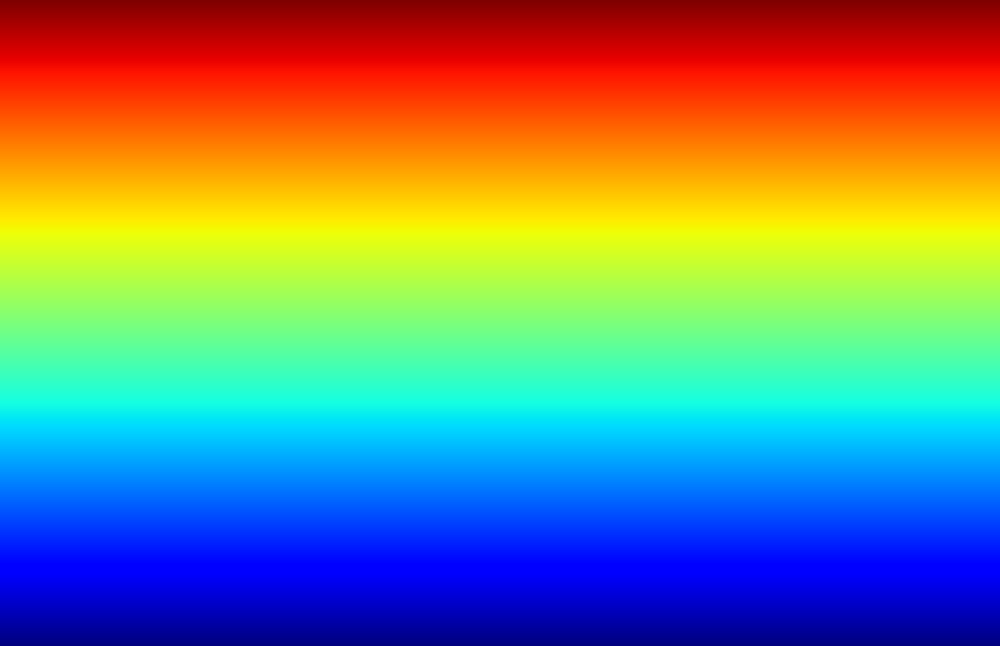
#> input picture assignment_3/phi_h_r.png, 1000 x 646 px, shrunk from 3456 x 2234 before the run
$ jupyter execute --allow-errors p3_normal_calculation.ipynb
#> lines starting #> are read from the running program, lines starting #| are printed output that depends on the picture
calculate normal, for complete  measurement of 𝜑ℎ,𝑟 , 𝜑𝑣,𝑟 , 𝜑ℎ,𝑜 , 𝜑𝑣,𝑜 , please refer to p2_calculation

[cell 1]
import numpy as np
import matplotlib.pyplot as plt
from mpl_toolkits.mplot3d import Axes3D
from PIL import Image


# Step 1: Load the four phase images as PNG files
# Replace these with your actual file paths
phi_h_r = np.array(Image.open('phi_h_r.png').convert('L')) / 255.0 * 2 * np.pi  # Horizontal reference
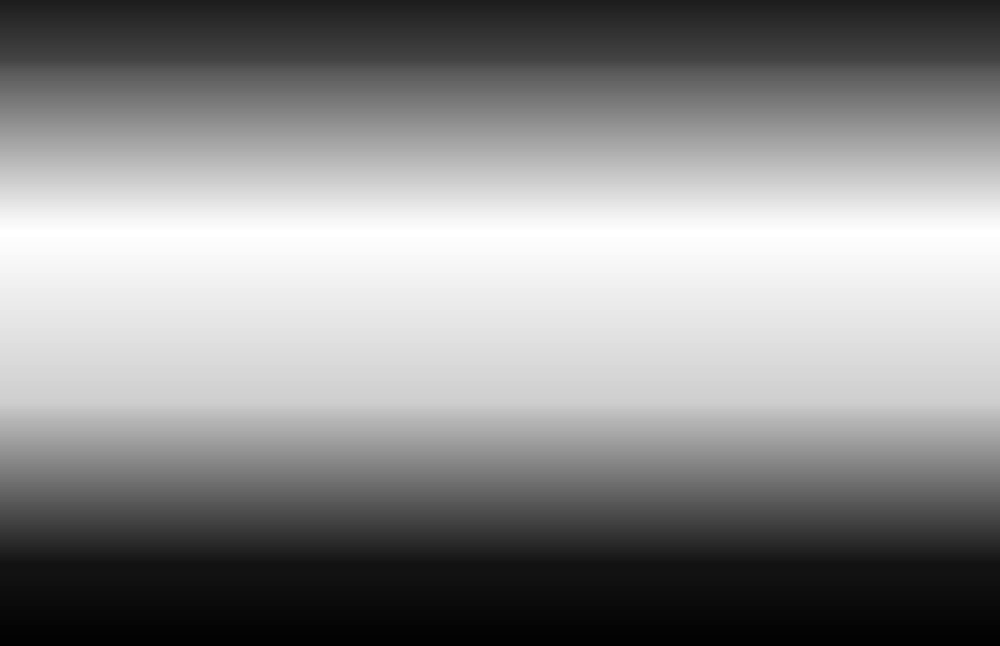
#> phi_h_r: shape (646, 1000) float64; min 0.345, max 5.45, mean 3.13; drawn with min black and max white
phi_v_r = np.array(Image.open('phi_v_r.png').convert('L')) / 255.0 * 2 * np.pi  # Vertical reference
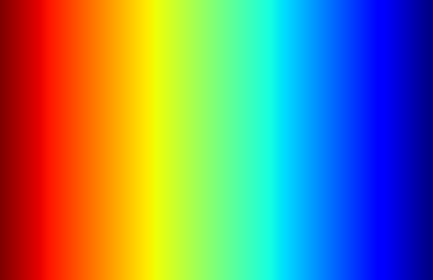
#> input picture assignment_3/phi_v_r.png, 433 x 280 px, shrunk from 1496 x 967 before the run
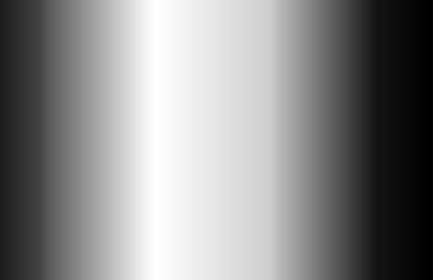
#> phi_v_r: shape (280, 433) float64; min 0.37, max 5.45, mean 3.13; drawn with min black and max white
phi_h_o = np.array(Image.open('phi_h_r.png').convert('L')) / 255.0 * 2 * np.pi  # Horizontal object
phi_v_o = np.array(Image.open('phi_v_r.png').convert('L')) / 255.0 * 2 * np.pi  # Vertical object

# Converting grayscale images (0-255) to phase values (0-2π)
# Assuming the PNG files store phase information normalized to grayscale range

# Part a: Plot phi_h_o and phi_v_o with cross sections
fig, axes = plt.subplots(2, 2, figsize=(12, 10))

# Plot horizontal object phase
im_h = axes[0, 0].imshow(phi_h_o, cmap='viridis')
axes[0, 0].set_title('Horizontal Object Phase (φh,o)')
plt.colorbar(im_h, ax=axes[0, 0])

# Plot vertical line for cross-section
row = phi_h_o.shape[0] // 2  # Middle row
#> row = 323
axes[0, 0].axhline(y=row, color='r', linestyle='-')

# Plot cross-section
axes[0, 1].plot(phi_h_o[row, :])
axes[0, 1].set_title('Horizontal Cross-section')
axes[0, 1].set_xlabel('Pixel Position')
axes[0, 1].set_ylabel('Phase Value')

# Plot vertical object phase
im_v = axes[1, 0].imshow(phi_v_o, cmap='viridis')
axes[1, 0].set_title('Vertical Object Phase (φv,o)')
plt.colorbar(im_v, ax=axes[1, 0])

# Plot horizontal line for cross-section
col = phi_v_o.shape[1] // 2  # Middle column
#> col = 216
axes[1, 0].axvline(x=col, color='r', linestyle='-')

# Plot cross-section
axes[1, 1].plot(phi_v_o[:, col])
axes[1, 1].set_title('Vertical Cross-section')
axes[1, 1].set_xlabel('Pixel Position')
axes[1, 1].set_ylabel('Phase Value')

plt.tight_layout()
plt.savefig('phase_maps_with_cross_sections.png')
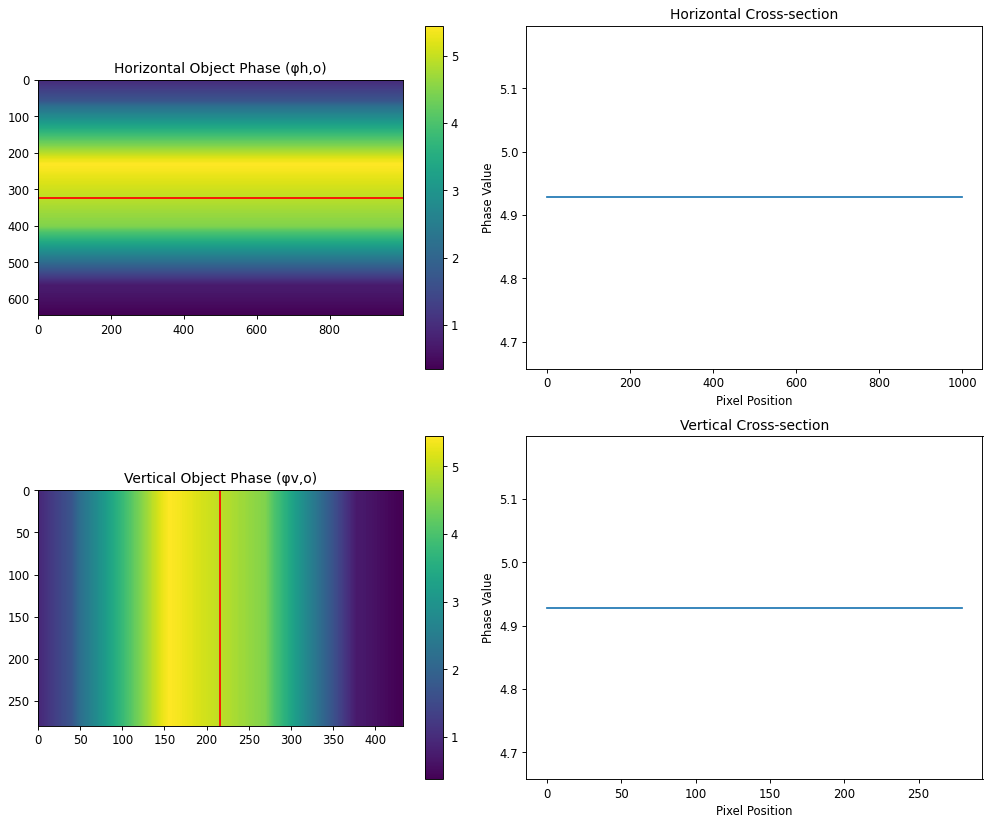
#> figure drawn by matplotlib, 6 panels

# Part b: Calculate and plot rho_v and rho_h
rho_v = -(phi_v_o - phi_v_r)
#> rho_v: shape (280, 433) float64; every value is 0
rho_h = -(phi_h_o - phi_h_r)
#> rho_h: shape (646, 1000) float64; every value is 0

fig, axes = plt.subplots(1, 2, figsize=(12, 5))

im_rho_v = axes[0].imshow(rho_v, cmap='coolwarm')
axes[0].set_title('ρv (Vertical Slope)')
plt.colorbar(im_rho_v, ax=axes[0])

im_rho_h = axes[1].imshow(rho_h, cmap='coolwarm')
axes[1].set_title('ρh (Horizontal Slope)')
plt.colorbar(im_rho_h, ax=axes[1])

plt.tight_layout()
plt.savefig('slope_maps.png')
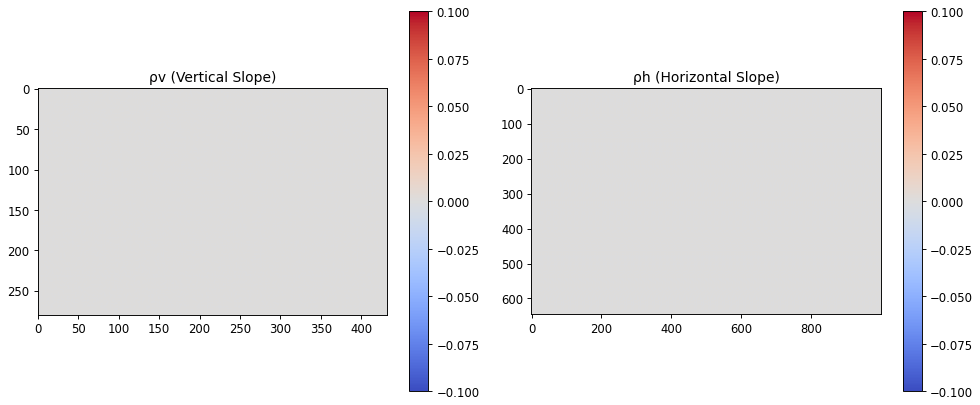
#> figure drawn by matplotlib, 4 panels

# Part c: Calculate and plot surface normal map
# Calculate denominator
#> (the rest of this cell did not finish here and is left out)
